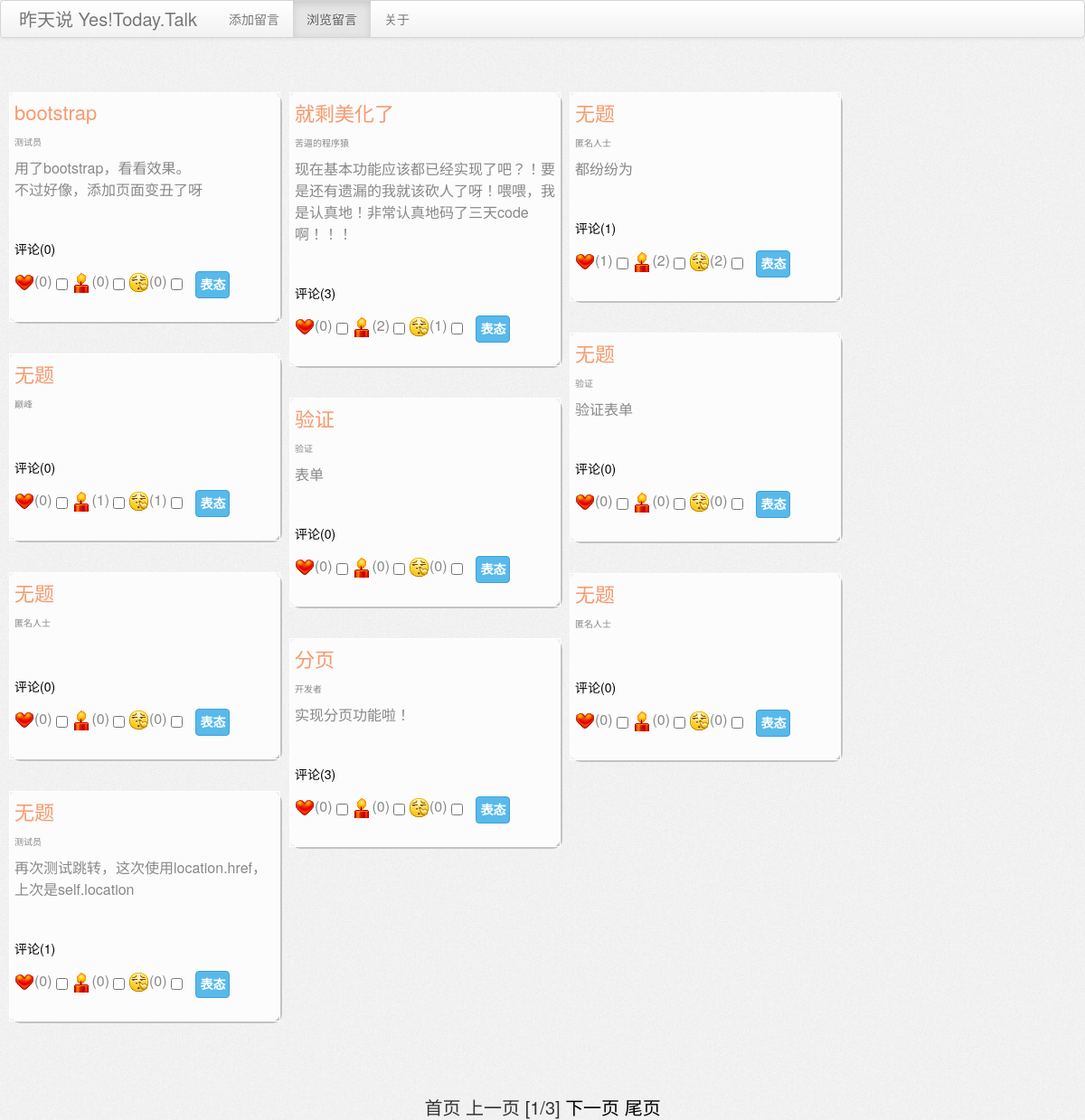
Page /list.php on the committed database.
### tables this page shows
CREATE TABLE IF NOT EXISTS `message` (
  `id` int(10) NOT NULL AUTO_INCREMENT,
  `user` varchar(25) NOT NULL,
  `title` varchar(50) NOT NULL,
  `content` tinytext NOT NULL,
  `lastdate` datetime NOT NULL,
  `like_num` int(10) unsigned NOT NULL DEFAULT '0',
  `bless_num` int(10) unsigned NOT NULL DEFAULT '0',
  `shit_num` int(10) unsigned NOT NULL DEFAULT '0',
  PRIMARY KEY (`id`)
);

### list.php (the view, shortened to what this page needs)
<?php
    include("conn.php");
    include("head.php");
    $pagesize=10;
    $rs = mysql_query("select count(*) from message",$conn);
    $row = mysql_fetch_array($rs);
    $numrows=$row[0];
    $pages = intval($numrows/$pagesize);
    if ($numrows%$pagesize)
        $pages++;
    if (isset($_GET['page'])){
        $page = intval($_GET['page']);
    }
    else{
    $page = 1;
    }
    $offset = $pagesize*($page - 1);
    $query = mysql_query("select * from message order by id desc limit $offset,$pagesize",$conn);
?>
<div class="navbar">
  <div class="navbar-inner">
    <a class="brand" href="list.php">昨天说 Yes!Today.Talk</a>
    <ul class="nav">
      <li><a href="index.php">添加留言</a></li>
      <li class="active"><a href="list.php">浏览留言</a></li>
      <li><a href="#">关于</a></li>
    </ul>
  </div>
</div>
<div id="bigbox">
<div id="liebiao">
<ul id="flowbox">
<?php
    while ($myrow = mysql_fetch_array($query))
    {
        $post_id = $myrow['id'];
        $comms = mysql_query("SELECT count(*) FROM comments WHERE postid = $post_id", $conn);
        $ncomm = mysql_fetch_array($comms);
        $num_comment = $ncomm[0];
        $attis = mysql_query("SELECT like_num,bless_num,shit_num FROM message WHERE id=$post_id", $conn);
        $natti = mysql_fetch_array($attis);
        $num_like = $natti['like_num'];
        $num_bless = $natti['bless_num'];
        $num_shit = $natti['shit_num'];
?>
<li>
<table class="listpost" border = "0" cellpadding = "5" cellspacing = "1">
<?php
    if ($myrow['title']) {
?>
    <tr class="title">
        <td><?=$myrow['title']?></td>
    </tr>
<?php
} else{
?>
    <tr class="title">
        <td>无题</td>
    </tr>
<?php
}
    if ($myrow['user']) {
?>
    <tr class="author">
        <td><?=$myrow['user']?></td>
    </tr>
<?php
} else{
?>
    <tr class="author">
        <td>匿名人士</td>
    </tr>
<?php
}
?>
    <tr class = "content">
        <td><?=htmtocode($myrow['content'])?></td>
    </tr>
    <tr><td><br></td></tr>
    <tr id = "comm">
        <td><a href="post.php?postid=<?=$post_id?>">评论(<?=$num_comment?>)</a></td>
    </tr>
    <tr id="atti">
        <td>
            <form action="submitattitude.php" method="post" name="myattitude" id="myattitude">
                <lable for="like"><img src="images/hearta_thumb.gif">(<?=$num_like?>)</label>
                <input type="checkbox" name="like">
                <lable for="bless"><img src="images/lazu_thumb.gif">(<?=$num_bless?>)</label>
                <input type="checkbox" name="bless">
                <lable for="shit"><img src="images/kbsa_thumb.gif">(<?=$num_shit?>)</label>
                <input type="checkbox" name="shit">
                <input type="submit" id="submit" name="attitude" value="表态"/>
            </form>
        </td>
    </tr>
</table>
</li>
<?php
    }
    $next = $page+1;
    $last = $pages;
?>
</ul>
</div>
<div id="bm">
<?php
    if ($page == 1){
        echo "首页 上一页 ";
    }
    echo "[".$page."/"."$pages"."] ";
    if ($page < $pages){
        echo "<a href='list.php?page=".$next."'>下一页</a> ";
        echo "<a href='list.php?page=".$last."'>尾页</a>";
    }
?>
</div>
</div>
</body>

### head.php (shortened to what this page needs)
<head>
<link href="images/css.css" rel="stylesheet" type="text/css">
<link href="images/bootstrap.min.css" rel="stylesheet">
</head>
<body>

### conn.php (shortened to what this page needs)
<?php
function htmtocode($content) {
  $content = str_replace("\n", "<br>", str_replace(" ", "&nbsp;", $content));
	return $content;
}
?>

### images/css.css (style rules this page uses)
#liebiao ul { list-style-type: none; }
#liebiao li { position:absolute; width:300; }
table { table-layout: fixed; width=100%; }
.listpost .title { font-size:22px; padding-bottom:10px; color:#f7996d; }
.listpost .author { font-size:10px; }
.listpost .content { font-size:16px; line-height:1.5; overflow-x:hidden; word-break: break-all ; word-wrap: break-word; }
.listpost #comm { font-size: 14px; }
.listpost { padding:12px; width:300px; position:relative; background-color:#fcfcfc; border:1px solid white; color:#888; margin-bottom:25px; -moz-border-radius:10px; -webkit-border-radius:10px; border-radius:10px; -moz-box-shadow:2px 2px 0 #c2c2c2; -webkit-box-shadow:2px 2px 0 #c2c2c2; box-shadow:2px 2px 0 #c2c2c2; }
a:link { text-decoration: none; color: #000000; }
body { font-size: 10pt; line-height: 13pt; background:url('images/bg.jpg') #f2f2f2; }
form { margin: 0px; padding: 0px; }
#submit { background-color:#58B9EB; border:1px solid #40A2D4; color:#FFFFFF; cursor:pointer; font-family:'Myriad Pro',Arial,Helvetica,sans-serif; font-size:14px; font-weight:bold; padding:4px; margin-top:5px; margin-left: 10px; -moz-border-radius:4px; -webkit-border-radius:4px; border-radius:4px; }
#addCommentContainer input, #addCommentContainer textarea, { display:block; border:1px solid #ccc; margin:10px 10px 10px 10px; padding:3px; font-size:18px; color:#555; font-family:Arial, Helvetica, sans-serif; }
#bigbox { position:absolute; }
#liebiao { position:absolute; }
#bm { position:relative; top:0; left:45%; font-size: 20px; }

### rows in the picture
message: title "bootstrap", user "测试员", content "用了bootstrap，看看效果。 不过好像，添加页面变丑了呀", num_comment "0", like_num "0", bless_num "0", shit_num "0"
message: title "就剩美化了", user "苦逼的程序猿", content "现在基本功能应该都已经实现了吧？！要是还有遗漏的我就该砍人了呀！喂喂，我是认真地！非常认真地码了三天code啊！！！", num_comment "3", like_num "0", bless_num "2", shit_num "1"
message: title "无题", user "匿名人士", content "都纷纷为", num_comment "1", like_num "1", bless_num "2", shit_num "2"
message: title "无题", user "验证", content "验证表单", num_comment "0", like_num "0", bless_num "0", shit_num "0"
message: title "无题", user "巅峰", num_comment "0", like_num "0", bless_num "1", shit_num "1"
message: title "验证", user "验证", content "表单", num_comment "0", like_num "0", bless_num "0", shit_num "0"
message: title "无题", user "匿名人士", num_comment "0", like_num "0", bless_num "0", shit_num "0"
message: title "无题", user "匿名人士", num_comment "0", like_num "0", bless_num "0", shit_num "0"
message: title "分页", user "开发者", content "实现分页功能啦！", num_comment "3", like_num "0", bless_num "0", shit_num "0"
message: title "无题", user "测试员", content "再次测试跳转，这次使用location.href，上次是self.location", num_comment "1", like_num "0", bless_num "0", shit_num "0"

### other values in the picture
$page "1"
$pages "3"
